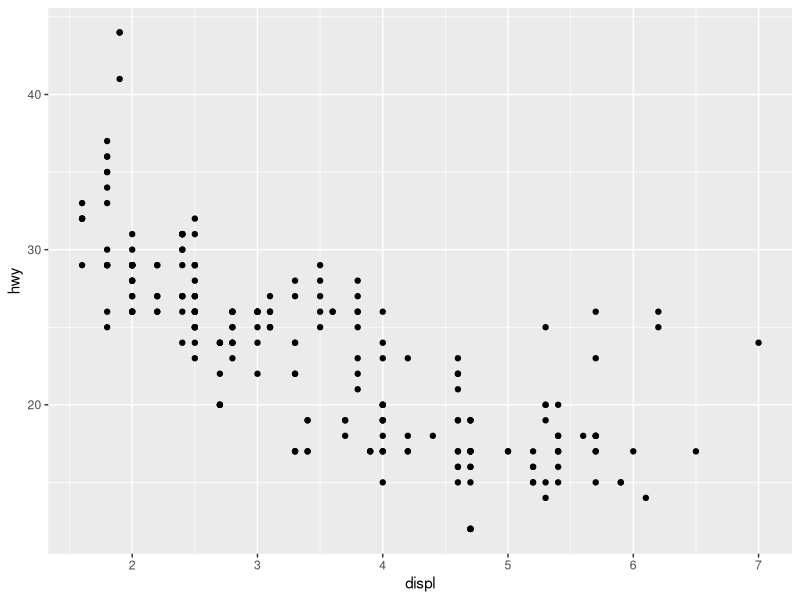
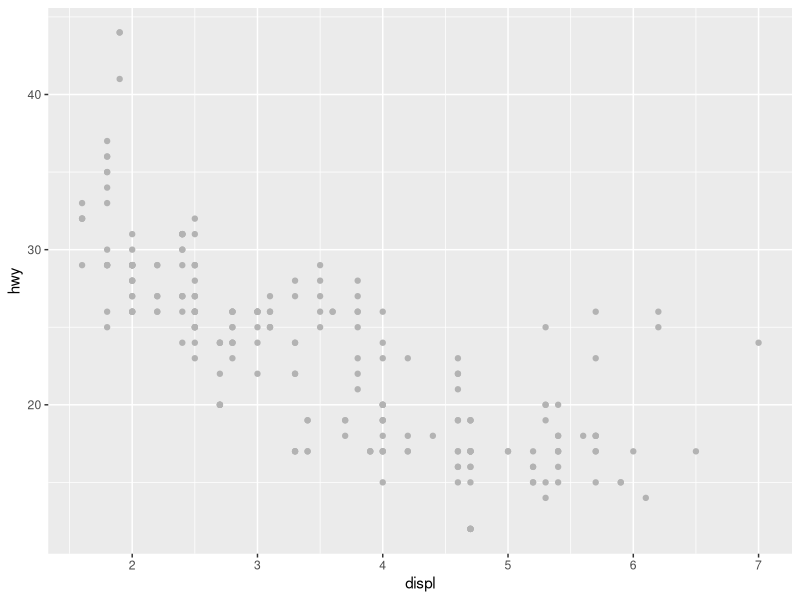
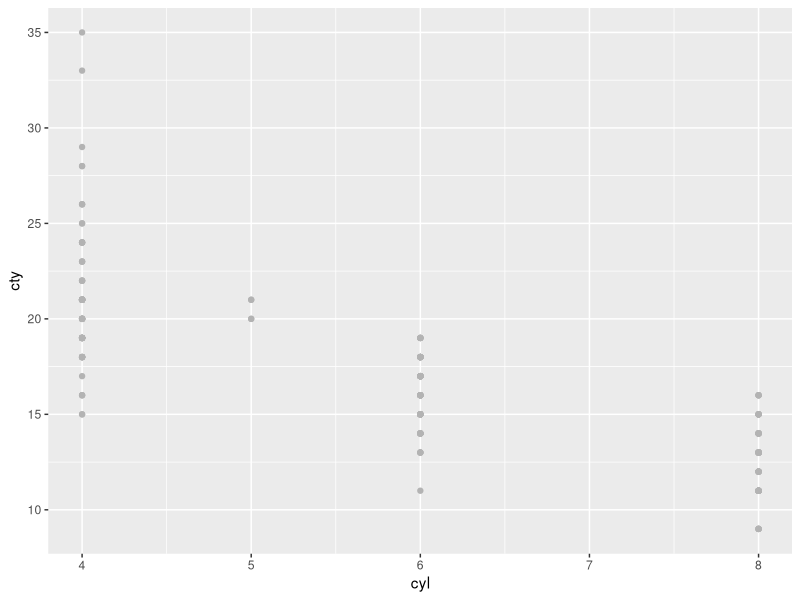

These charts were generated, in order, by the following R code:
## ---- chunk 1
knitr::opts_chunk$set(error = TRUE)
## ---- chunk 2
library(tidyverse)
## ---- chunk 3
ggplot(mpg, aes(x = displ, y = hwy)) +
  geom_point()
## ---- chunk 4
help("geom_point")
## ---- chunk 5
ggplot(mpg, aes(x = displ, y = hwy)) + geom_point(color="gray 70")
## ---- chunk 6
ggplot(mpg, aes(x = cyl, y = cty)) + geom_point(color="gray 70")
## ---- chunk 7
head(diamonds)
## ---- chunk 8
help("head")
head(diamonds, n=15 )
## ---- chunk 9
tail(diamonds)
## ---- chunk 10
dim(diamonds)
## ---- chunk 11
diamonds %>%
  count(color) %>%
  head(15)
## ---- chunk 12
head(count(diamonds, color), 15)
